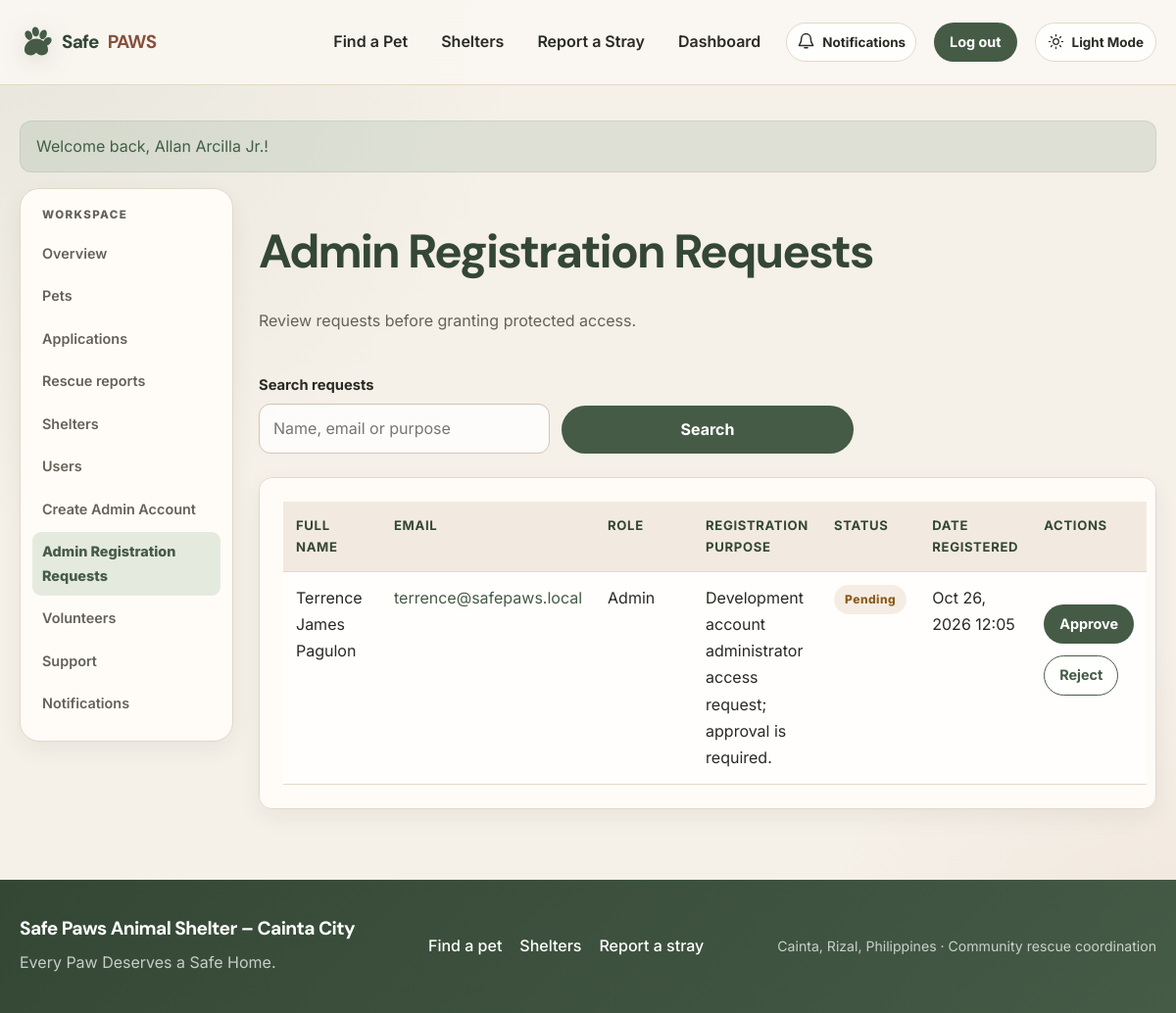
The page /admin/admin_requests.php (signed in) on the database its author committed.
### tables this page shows
CREATE TABLE IF NOT EXISTS admin_requests (
  id INT UNSIGNED NOT NULL AUTO_INCREMENT,
  user_id INT UNSIGNED NOT NULL,
  full_name VARCHAR(120) NOT NULL,
  email VARCHAR(190) NULL,
  purpose TEXT NULL,
  status ENUM('pending','approved','rejected') NOT NULL DEFAULT 'pending',
  requested_at TIMESTAMP NOT NULL DEFAULT CURRENT_TIMESTAMP,
  reviewed_by INT UNSIGNED NULL,
  reviewed_at TIMESTAMP NULL DEFAULT NULL,
  PRIMARY KEY (id),
  KEY idx_admin_requests_status_requested (status, requested_at),
  KEY idx_admin_requests_user (user_id),
  KEY idx_admin_requests_reviewer (reviewed_by),
  CONSTRAINT fk_admin_requests_user FOREIGN KEY (user_id) REFERENCES users(id) ON DELETE RESTRICT,
  CONSTRAINT fk_admin_requests_reviewer FOREIGN KEY (reviewed_by) REFERENCES users(id) ON DELETE SET NULL
);

### includes/functions.php (called while the page is built, shortened)
<?php
function e(?string $value): string
{
    return htmlspecialchars((string) $value, ENT_QUOTES, 'UTF-8');
}

### config/database.php (called while the page is built, shortened)
<?php
function db(): PDO
{
    static $pdo;
    if ($pdo instanceof PDO) {
        return $pdo;
    }
    $host = getenv('DB_HOST') ?: '127.0.0.1';
    $port = getenv('DB_PORT') ?: '3307';
    $name = getenv('DB_NAME') ?: 'safe_paws';
    $user = getenv('DB_USER') ?: 'root';
    $password = getenv('DB_PASS') ?: '';
    try {
        $pdo = new PDO(
            'mysql:host=' . $host . ';port=' . $port . ';dbname=' . $name . ';charset=utf8mb4',
            $user,
            $password,
            [
                PDO::ATTR_ERRMODE => PDO::ERRMODE_EXCEPTION,
                PDO::ATTR_DEFAULT_FETCH_MODE => PDO::FETCH_ASSOC,
                PDO::ATTR_EMULATE_PREPARES => false,
            ]
        );
    } catch (PDOException $exception) {
        error_log('Safe PAWS database connection failed: ' . $exception->getMessage());
        http_response_code(500);
        exit('Safe PAWS cannot connect to MySQL. Check DB_HOST, DB_PORT, DB_NAME, DB_USER, and DB_PASS in your .env file, then reload this page.');
    }
    return $pdo;
}

### admin/admin_requests.php (the view, shortened to what this page needs)
<?php
require __DIR__ . '/../includes/header.php';
$query = trim((string) ($_GET['q'] ?? ''));
$stmt = db()->prepare(
    'SELECT r.id,r.user_id,r.full_name,r.email,r.purpose,r.status,r.requested_at,
            u.role,u.status AS account_status
     FROM admin_requests r JOIN users u ON u.id=r.user_id
     WHERE r.full_name LIKE ? OR r.email LIKE ? OR r.purpose LIKE ?
     ORDER BY r.requested_at DESC'
);
$like = '%' . $query . '%';
$stmt->execute([$like, $like, $like]);
$requests = $stmt->fetchAll();
?>
<div class="section-head"><div><h1>Admin Registration Requests</h1><p class="muted">Review requests before granting protected access.</p></div></div>
<form class="filters" method="get">
  <div class="field"><label for="request-search">Search requests</label><input id="request-search" name="q" value="<?= e($query) ?>" placeholder="Name, email or purpose"></div>
  <button class="btn" type="submit">Search</button>
</form>
<?php if (!$requests): ?>
  <div class="panel empty"><?= $query === '' ? 'No administrator requests have been submitted.' : 'No administrator requests match your search.' ?></div>
<?php else: ?>
  <div class="panel table-wrap"><table class="table">
    <thead><tr><th>Full Name</th><th>Email</th><th>Role</th><th>Registration Purpose</th><th>Status</th><th>Date Registered</th><th>Actions</th></tr></thead>
    <tbody>
      <?php foreach ($requests as $request): ?>
        <tr>
          <td><?= e($request['full_name']) ?></td>
          <td><a href="mailto:<?= e($request['email']) ?>"><?= e($request['email']) ?></a></td>
          <td>Admin</td>
          <td><?= nl2br(e($request['purpose'])) ?></td>
          <td><span class="badge <?= e($request['status']) ?>"><?= e(ucfirst($request['status'])) ?></span></td>
          <td><?= e(date('M j, Y H:i', strtotime($request['requested_at']))) ?></td>
          <td>
            <?php if ($request['status'] === 'pending'): ?>
              <form method="post" class="actions">
                <button class="btn btn-small" name="decision" value="approved" data-confirm="Approve this administrator request?">Approve</button>
                <button class="btn btn-outline btn-small" name="decision" value="rejected" data-confirm="Reject this administrator request?">Reject</button>
              </form>
            <?php else: ?>
              <span class="small muted">Reviewed</span>
            <?php endif; ?>
          </td>
        </tr>
      <?php endforeach; ?>
    </tbody>
  </table></div>
<?php endif; ?>
<?php require __DIR__ . '/../includes/footer.php'; ?>

### rows shown on the page
admin_requests: full_name "Terrence James Pagulon", email "terrence@safepaws.local", purpose "Development account administrator access request; approval is required.", status "Pending", requested_at "Oct 26, 2026 12:05"

### other values the page prints
$item['message'] "Welcome back, Allan Arcilla Jr.!"
$label "Overview"
$label "Pets"
$label "Applications"
$label "Rescue reports"
$label "Shelters"
$label "Users"
$label "Create Admin Account"
$label "Admin Registration Requests"
$label "Volunteers"
$label "Support"
$label "Notifications"
